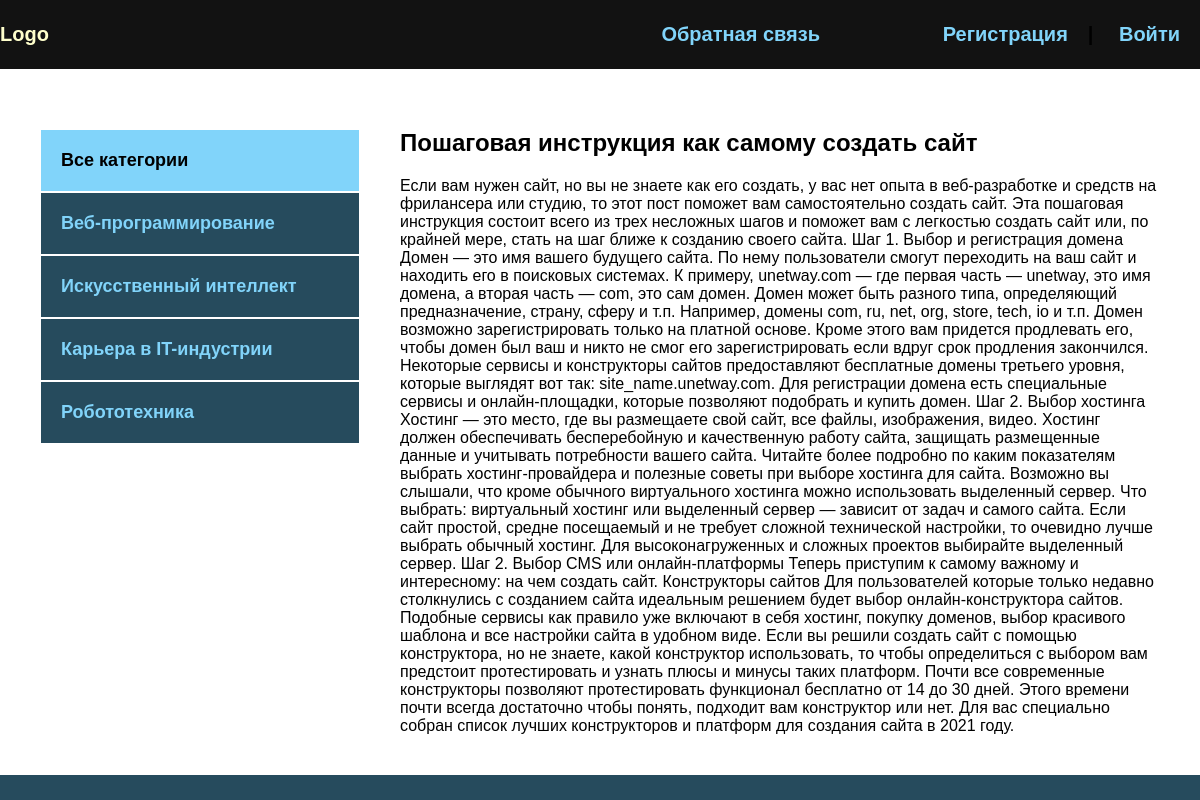
Before: /post/poshagovaya-instrukciya-kak-samomu-sozdat-sajt/ with the older database file.
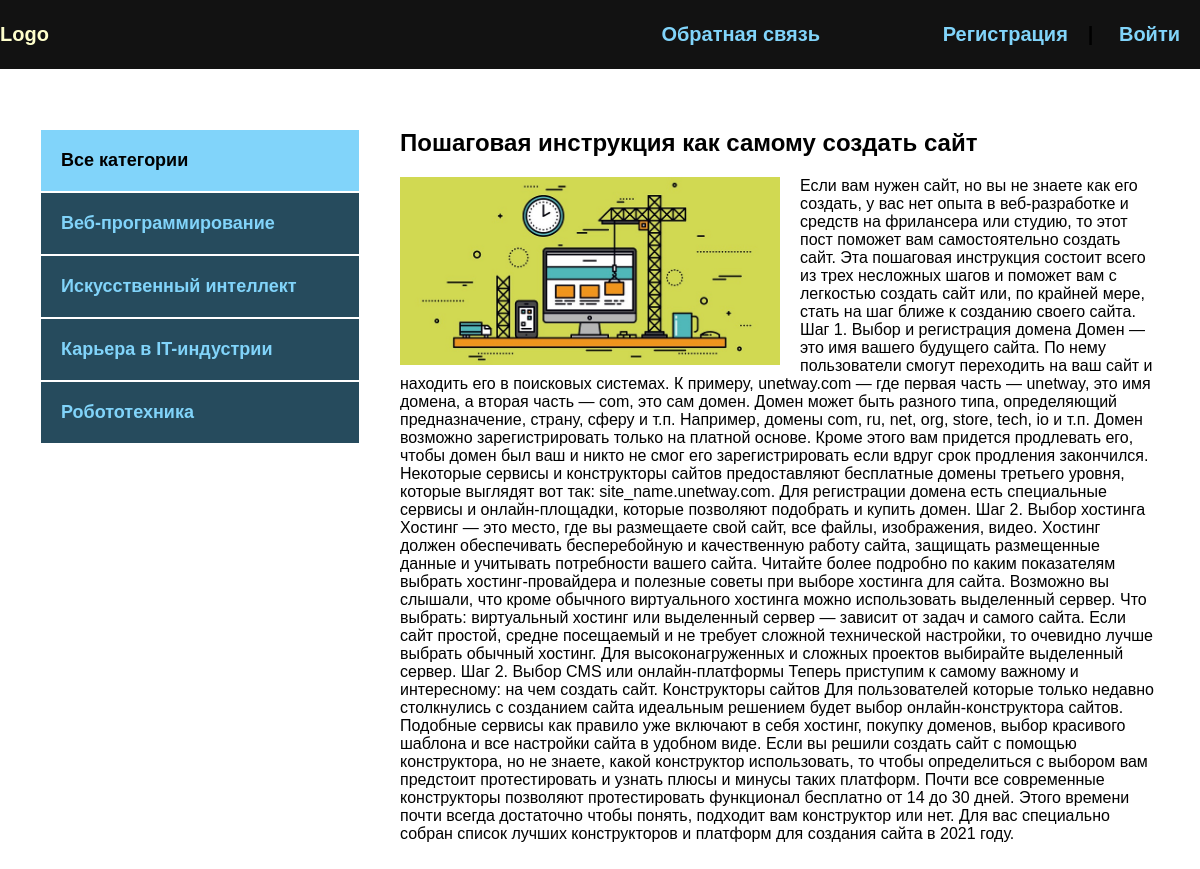
After: the same page with the newer database file.
### blog/models.py (models this page shows, shortened)
class Blog(models.Model):
    title = models.CharField(max_length=255, verbose_name='Название')
    slug = models.SlugField(max_length=255, unique=True, db_index=True, verbose_name="URL")
    content = models.TextField(blank=True, verbose_name="Контент")
    photo = models.ImageField(upload_to="photos/%Y/%m/%d", blank=True, verbose_name="Фото")
    time_completed = models.DateTimeField(auto_now_add=True, verbose_name="Дата публикации")
    time_update = models.DateTimeField(auto_now=True, verbose_name="Дата обновления")
    is_published = models.BooleanField(default=True, verbose_name="Опубликовано")
    cat = models.ForeignKey('Category', on_delete=models.PROTECT, verbose_name="Категория")
    def __str__(self):
        return self.title
    class Meta:
        verbose_name = "Новость"
        verbose_name_plural = "Новости"
        ordering = ['-time_completed']

### blog/views.py (the view)
# urls.py: path('post/<slug:post_slug>/', ShowPost.as_view(), name='post'),
class ShowPost(DataMixin, DetailView):
    model = Blog
    template_name = 'blog/post.html'
    slug_url_kwarg = 'post_slug'
    context_object_name = 'post'
    def get_context_data(self, *, object_list=None, **kwargs):
        context = super().get_context_data(**kwargs)
        c_def = self.get_user_context(title=context['post'])
        return dict(list(context.items()) + list(c_def.items()))

### blog/models.py (called while the page is built)
    def get_absolut_url(self):
        return reverse('category', kwargs={'cat_slug': self.slug})

### blog/utils.py (called while the page is built)
    def get_user_context(self, **kwargs):
        context = kwargs
        cats = Category.objects.annotate(Count('blog'))
        user_menu = menu.copy()
        if not self.request.user.is_authenticated:
            user_menu.pop(0)
        context['menu'] = user_menu
        context['cats'] = cats
        if 'cat_selected' not in context:
            context['cat_selected'] = 0
        return context

### blog/templates/blog/post.html
{% extends 'blog/base.html' %}
{% block content %}
<div class="post">
    <h2>{{ post.title }}</h2>
    {% if post.photo %}
    <img src="{{ post.photo.url }}" class="image" alt="">
    {% endif %}
    {{ post.content|safe }}
</div>
{% endblock %}

### blog/templates/blog/base.html (shortened to what this page needs)
{% load static %}
{% load blog_tags %}
<!DOCTYPE html>
<html lang="en">
<head>
    <link rel="stylesheet" href="{% static 'css/style.css' %}">
</head>
<body>
    <div class="header">
        <div class="wrap">
            <ul class="meinmenu">
                <li class="logo">
                    <a href="{% url 'index' %}">
                        <div class="logo">Logo</div>
                    </a>
                </li>
                {% for m in menu %}
                <li class="last">
                    <a href="{% url m.url_name %}">{{ m.title }}</a>
                </li>
                {% endfor %}
                {% if request.user.is_authenticated %}
                <li class="last">{{ user.username }} | <a href="{% url 'logout' %}">Выйти</a></li>
                {% else %}
                <li class="last"><a href="{% url 'register' %}">Регистрация</a>| <a href="{% url 'login' %}">Войти</a></li>
                {% endif %}
            </ul>
        </div>
    </div>
    <div class="content">
        <div class="wrap">
            <div class="sidebar">
                <ul>
                    {% if cat_selected == 0 %}
                    <li class="selected">Все категории</li>
                    {% else %}
                    <li><a href="{% url 'index' %}">Все категории</a></li>
                    {% endif%}
                    {% for c in cats %}
                        {% if c.blog__count > 0 %}
                            {% if c.pk == cat_selected %}
                            <li class="selected">{{ c.name }}</li>
                            {% else %}
                            <li><a href="{{ c.get_absolut_url }}">{{ c.name }}</a></li>
                            {% endif %}
                        {% endif %}
                    {% endfor %}
                </ul>
            </div>
            <div class="main">
                {% block content %}
                {% endblock %}
            </div>
        </div>
    </div>
</body>
</html>

Changed rows visible on the page:
changed Blog "Пошаговая инструкция как самому создать сайт": photo: picture added
